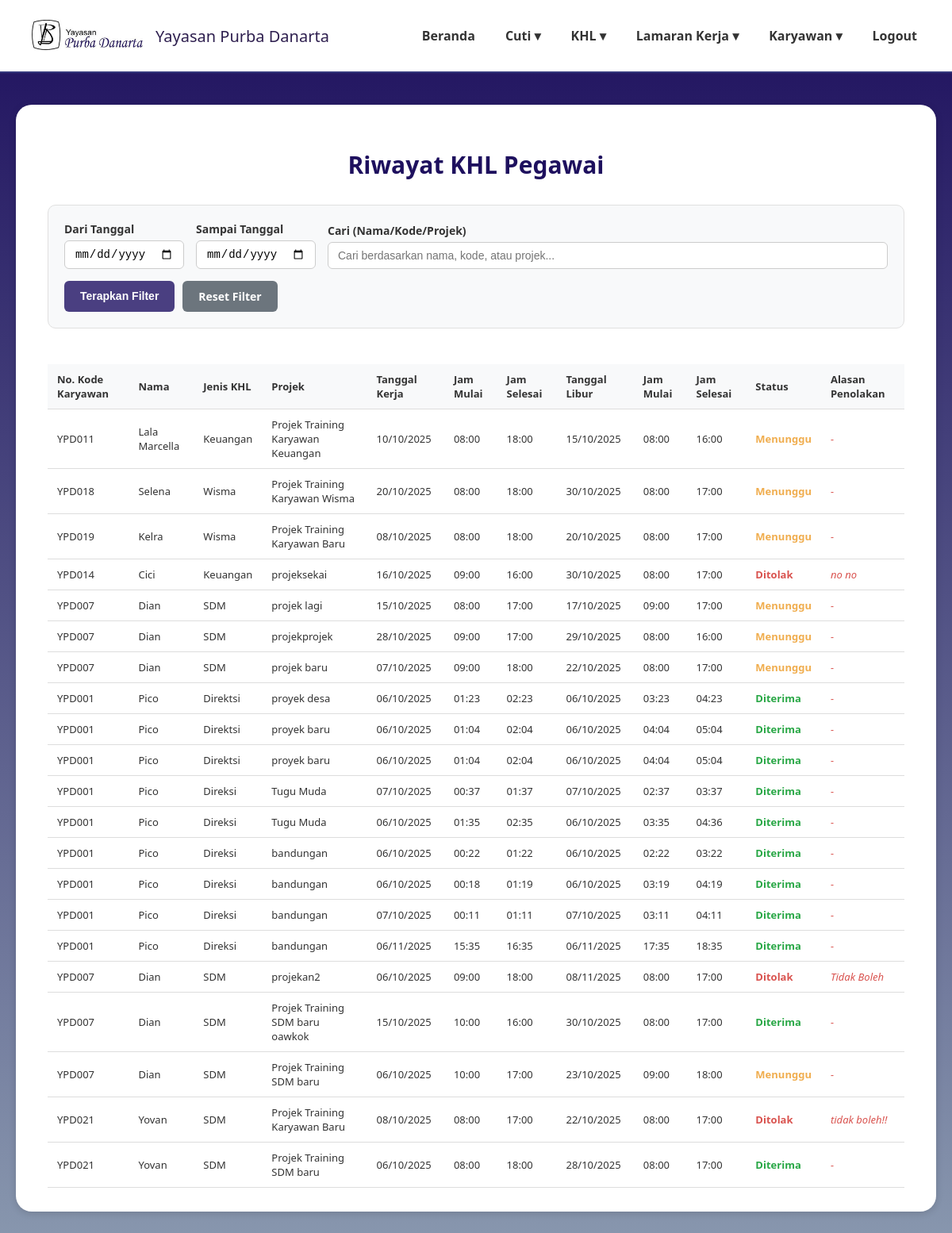
Before: /riwayat_khl.php (signed in) with the older database file.
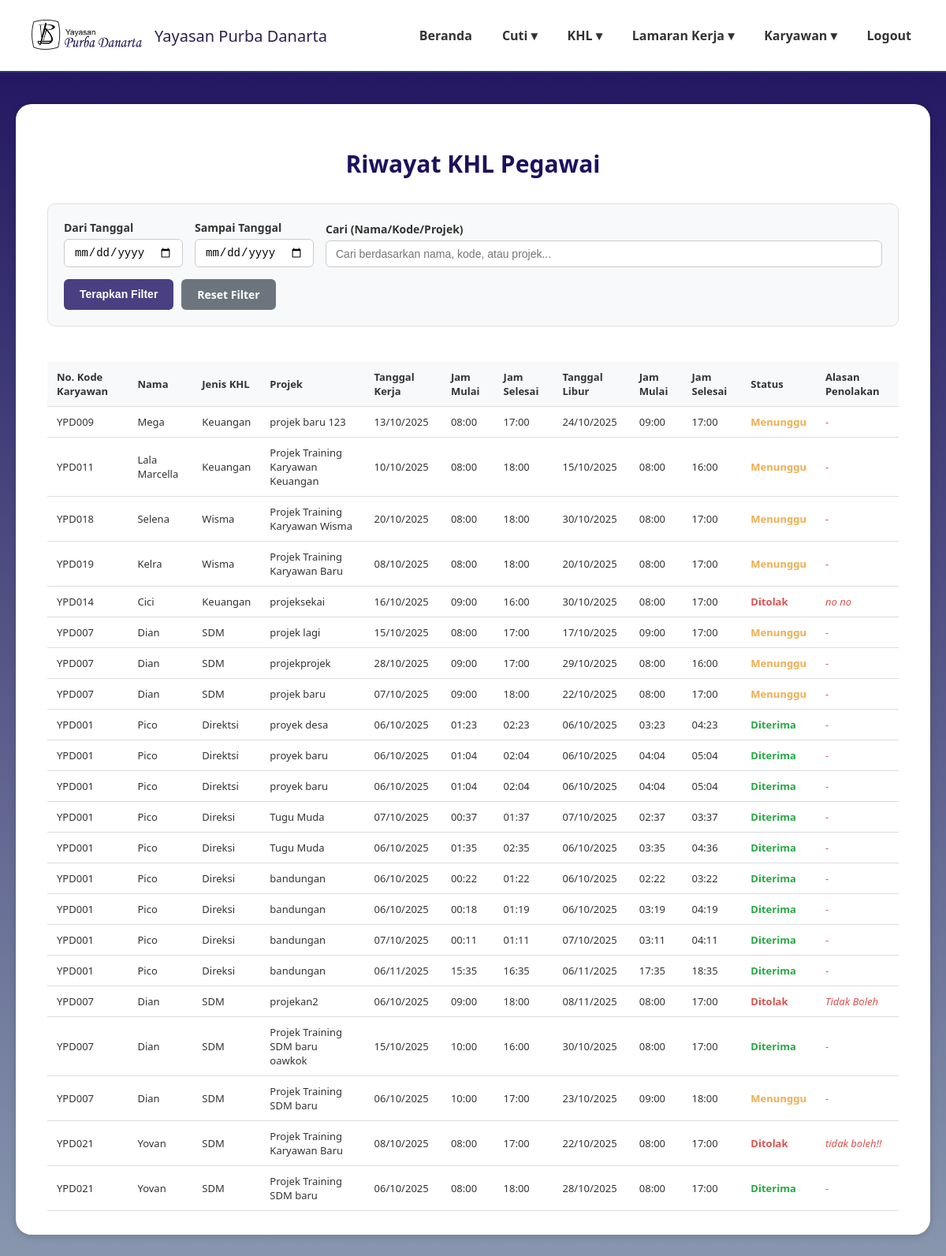
After: the same page with the newer database file.
### tables this page shows
CREATE TABLE `data_pengajuan_khl` (
  `id_khl` int(11) NOT NULL,
  `kode_karyawan` varchar(20) NOT NULL,
  `divisi` varchar(50) NOT NULL,
  `jabatan` varchar(50) NOT NULL,
  `role` enum('karyawan','direktur','admin','penanggung jawab') NOT NULL DEFAULT 'karyawan',
  `proyek` varchar(100) NOT NULL,
  `tanggal_khl` date NOT NULL,
  `jam_mulai_kerja` time NOT NULL,
  `jam_akhir_kerja` time NOT NULL,
  `tanggal_cuti_khl` date NOT NULL,
  `jam_mulai_cuti_khl` time NOT NULL,
  `jam_akhir_cuti_khl` time NOT NULL,
  `status_khl` enum('pending','disetujui','ditolak') DEFAULT 'pending',
  `alasan_penolakan` text DEFAULT NULL,
  `created_at` timestamp NOT NULL DEFAULT current_timestamp()
);

CREATE TABLE `data_karyawan` (
  `id_karyawan` int(11) NOT NULL,
  `kode_karyawan` varchar(20) NOT NULL,
  `nama_lengkap` varchar(100) NOT NULL,
  `email` varchar(100) NOT NULL,
  `password` varchar(255) NOT NULL,
  `jabatan` varchar(50) NOT NULL,
  `divisi` varchar(50) NOT NULL,
  `role` enum('karyawan','direktur','admin','penanggung jawab') NOT NULL DEFAULT 'karyawan',
  `no_telp` varchar(20) DEFAULT NULL,
  `sisa_cuti_tahunan` int(3) DEFAULT 0,
  `sisa_cuti_lustrum` int(3) DEFAULT 0,
  `status_aktif` enum('aktif','non_aktif') NOT NULL DEFAULT 'aktif',
  `created_at` timestamp NOT NULL DEFAULT current_timestamp()
);

### riwayat_khl.php (the view, shortened to what the changed rows need)
<?php
require 'config.php';
$query = "SELECT
            dk.nama_lengkap,
            dpk.*
          FROM data_pengajuan_khl dpk
          JOIN data_karyawan dk ON dpk.kode_karyawan = dk.kode_karyawan
          WHERE 1=1";
$query .= " ORDER BY dpk.created_at DESC";
$stmt = $conn->prepare($query);
if ($stmt) {
    $stmt->execute();
    $result = $stmt->get_result();
    $riwayat_khl = $result->fetch_all(MYSQLI_ASSOC);
} else {
    $riwayat_khl = [];
    error_log("Error preparing query: " . $conn->error);
}
$status_mapping = [
    'disetujui' => 'Diterima',
    'ditolak' => 'Ditolak',
    'pending' => 'Menunggu'
];
$filtered_data = [];
foreach ($riwayat_khl as $khl) {
    $filtered_data[] = [
        'id' => $khl['id_khl'],
        'kode_khl' => $khl['id_khl'],
        'kode_karyawan' => $khl['kode_karyawan'],
        'nama_karyawan' => $khl['nama_lengkap'],
        'jenis_khl' => $khl['divisi'],
        'projek' => $khl['proyek'],
        'tanggal_kerja' => $khl['tanggal_khl'],
        'jam_mulai_kerja' => $khl['jam_mulai_kerja'],
        'jam_selesai_kerja' => $khl['jam_akhir_kerja'],
        'tanggal_libur' => $khl['tanggal_cuti_khl'],
        'jam_mulai_libur' => $khl['jam_mulai_cuti_khl'],
        'jam_selesai_libur' => $khl['jam_akhir_cuti_khl'],
        'status' => $status_mapping[$khl['status_khl']] ?? $khl['status_khl'],
        'alasan_penolakan' => $khl['alasan_penolakan'] ?? ''
    ];
}
?>
<!DOCTYPE html>
<html lang="id">
<head>
</head>
<body>
<main>
    <div class="card">
        <h2 class="page-title">Riwayat KHL Pegawai</h2>
        <div class="data-table-container">
            <table class="data-table">
                <thead>
                    <tr>
                        <th>No. Kode Karyawan</th>
                        <th>Nama</th>
                        <th>Jenis KHL</th>
                        <th>Projek</th>
                        <th>Tanggal Kerja</th>
                        <th>Jam Mulai</th>
                        <th>Jam Selesai</th>
                        <th>Tanggal Libur</th>
                        <th>Jam Mulai</th>
                        <th>Jam Selesai</th>
                        <th>Status</th>
                        <th>Alasan Penolakan</th>
                    </tr>
                </thead>
                <tbody>
                    <?php if (!empty($filtered_data)): ?>
                        <?php foreach($filtered_data as $khl): ?>
                        <tr>
                            <td><?= htmlspecialchars($khl['kode_karyawan']) ?></td>
                            <td><?= htmlspecialchars($khl['nama_karyawan']) ?></td>
                            <td><?= htmlspecialchars($khl['jenis_khl']) ?></td>
                            <td><?= htmlspecialchars($khl['projek']) ?></td>
                            <td><?= date('d/m/Y', strtotime($khl['tanggal_kerja'])) ?></td>
                            <td><?= $khl['jam_mulai_kerja'] ? date('H:i', strtotime($khl['jam_mulai_kerja'])) : '-' ?></td>
                            <td><?= $khl['jam_selesai_kerja'] ? date('H:i', strtotime($khl['jam_selesai_kerja'])) : '-' ?></td>
                            <td><?= $khl['tanggal_libur'] ? date('d/m/Y', strtotime($khl['tanggal_libur'])) : '-' ?></td>
                            <td><?= $khl['jam_mulai_libur'] ? date('H:i', strtotime($khl['jam_mulai_libur'])) : '-' ?></td>
                            <td><?= $khl['jam_selesai_libur'] ? date('H:i', strtotime($khl['jam_selesai_libur'])) : '-' ?></td>
                            <td>
                                <?php if ($khl['status'] == 'Diterima'): ?>
                                    <span class="status-diterima">Diterima</span>
                                <?php elseif ($khl['status'] == 'Ditolak'): ?>
                                    <span class="status-ditolak">Ditolak</span>
                                <?php elseif ($khl['status'] == 'Menunggu'): ?>
                                    <span class="status-menunggu">Menunggu</span>
                                <?php else: ?>
                                    <?= htmlspecialchars($khl['status']) ?>
                                <?php endif; ?>
                            </td>
                            <td class="alasan-penolakan" title="<?= htmlspecialchars($khl['alasan_penolakan']) ?>">
                                <?= !empty($khl['alasan_penolakan']) ? htmlspecialchars($khl['alasan_penolakan']) : '-' ?>
                            </td>
                        </tr>
                        <?php endforeach; ?>
                    <?php else: ?>
                        <tr>
                            <td colspan="12" class="no-data">Tidak ada data KHL yang ditemukan</td>
                        </tr>
                    <?php endif; ?>
                </tbody>
            </table>
        </div>
    </div>
</main>
</body>
</html>

Changed rows visible on the page:
added data_pengajuan_khl: kode_karyawan "YPD009", data_karyawan.nama_lengkap "Mega", divisi "Keuangan", proyek "projek baru 123", tanggal_khl "13/10/2025", jam_mulai_kerja "08:00", jam_selesai_kerja "17:00", tanggal_cuti_khl "24/10/2025", jam_mulai_cuti_khl "09:00", jam_selesai_libur "17:00", shows "Menunggu"
